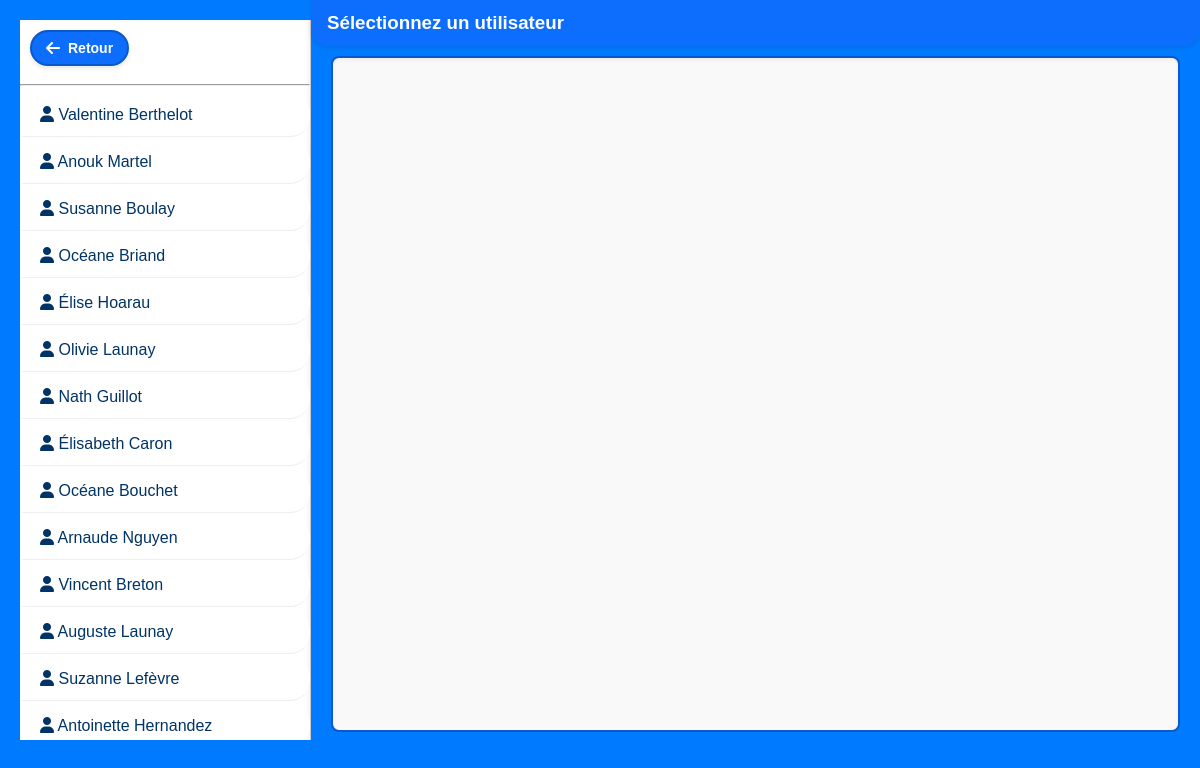
Screenshot of /messages (signed in) with the database file from the repository.
### tables this page shows
CREATE TABLE users (
    userId INTEGER PRIMARY KEY,
    type TEXT CHECK(type IN ('acheteur', 'vendeur')),
    password TEXT,
    email TEXT UNIQUE,
    firstName TEXT,
    lastName TEXT,
    address1 TEXT,
    address2 TEXT,
    zipcode TEXT,
    city TEXT,
    state TEXT,
    country TEXT,
    phone TEXT,
    avatar TEXT,
    IP TEXT,
    acceptation INTEGER CHECK(acceptation IN (0,1)) DEFAULT 1,
    vendor_cert_path TEXT,
    cin_path TEXT,
    photo_path TEXT
);

### main.py (the view)
@app.route('/messages')
def messages():
    if 'email' not in session:
        return redirect(url_for('login'))
    current_email = session['email']
    con = sqlite3.connect('database.db')
    cur = con.cursor()
    cur.execute('''
        SELECT * FROM users WHERE email != ?
    ''', (current_email,))
    users = cur.fetchall()
    con.close()
    receiver = request.args.get('receiver')
    return render_template(
        "messages.html",
        users=users,
        receiver=receiver,
        current_email=current_email
    )

### templates/messages.html (shortened to what this page needs)
<!DOCTYPE html>
<html lang="fr">
<head>
  <link rel="stylesheet" href="https://cdnjs.cloudflare.com/ajax/libs/font-awesome/6.5.0/css/all.min.css">
</head>
<body>
<div id="user-list">
 <a href="javascript:history.back()" class="retour-btn">
  <i class="fas fa-arrow-left"></i> Retour
</a>
<hr>
  <ul>
    {% for user in users %}
      <li class="user" data-email="{{ user[3] }}">
        <i class="fas fa-user"></i>
{{ user[4] }} {{ user[5] }}
      </li>
    {% endfor %}
  </ul>
</div>
<div id="chat-container">
  <h3 id="chat-with">Sélectionnez un utilisateur</h3>
  <div id="messages-box"></div>
</div>
</body>
</html>

### templates/messages.html (style rules this page uses)
.retour-btn { display: inline-flex !important; align-items: center !important; gap: 8px !important; padding: 8px 14px !important; margin: 10px !important; font-weight: bold !important; font-size: 14px !important; background-color: #0d6efd !important; color: white !important; border: 2px solid #0a58ca !important; border-radius: 20px !important; text-decoration: none !important; transition: all 0.2s ease-in-out !important; box-shadow: 0 2px 5px rgba(0, 0, 0, 0.1) !important; }
.retour-btn i { font-size: 16px !important; }
body { display: flex; height: 90vh; margin: 20px; font-family: Arial, sans-serif; }
#user-list { width: 25%; border-right: 1px solid #ccc; overflow-y: auto; }
#user-list ul { list-style: none; padding: 0; margin: 0; }
#user-list li { padding: 10px; border-bottom: 1px solid #eee; cursor: pointer; }
#chat-container { flex-grow: 1; display: flex; flex-direction: column; margin-left: 20px; }
#messages-box { flex-grow: 1; border: 1px solid #ccc; padding: 10px; overflow-y: auto; max-height: 80vh; background: #fff; }
#user-list li { padding: 12px 16px; margin: 8px 0; background-color: #ffffff; border-left: 4px solid transparent; border-radius: 0 20px 20px 0; transition: all 0.2s ease-in-out; cursor: pointer; font-weight: 500; color: #003366; }
:root { --chat-primary: #0d6efd; --chat-light: #ffffff; --chat-muted-bg: #f8f9f8; --chat-sent-bg: #e7f1ff; --chat-border: #0a58ca; }
#user-list { background: var(--chat-light); box-shadow: inset -2px 0 4px rgba(0,0,0,0.05); }
#user-list li { padding: .75rem 1rem; border-bottom: 1px solid #eee; transition: background .2s, color .2s; border-radius: 0 20px 20px 0; margin: .25rem 0; }
#chat-container h3#chat-with { background: var(--chat-primary); color: var(--chat-light); padding: .75rem 1rem; margin: -20px -20px 10px; border-radius: 0 0 1rem 1rem; box-shadow: 0 2px 4px rgba(0,0,0,0.1); }
#messages-box { background: var(--chat-muted-bg); border: 2px solid var(--chat-border); border-radius: .5rem; padding: 1rem; box-shadow: inset 0 2px 4px rgba(0,0,0,0.05); }
body { background-color: #007bff;; }

### rows the page displays
users: firstName "Valentine", lastName "Berthelot"
users: firstName "Anouk", lastName "Martel"
users: firstName "Susanne", lastName "Boulay"
users: firstName "Océane", lastName "Briand"
users: firstName "Élise", lastName "Hoarau"
users: firstName "Olivie", lastName "Launay"
users: firstName "Nath", lastName "Guillot"
users: firstName "Élisabeth", lastName "Caron"
users: firstName "Océane", lastName "Bouchet"
users: firstName "Arnaude", lastName "Nguyen"
users: firstName "Vincent", lastName "Breton"
users: firstName "Auguste", lastName "Launay"
users: firstName "Suzanne", lastName "Lefèvre"
users: firstName "Antoinette", lastName "Hernandez"
